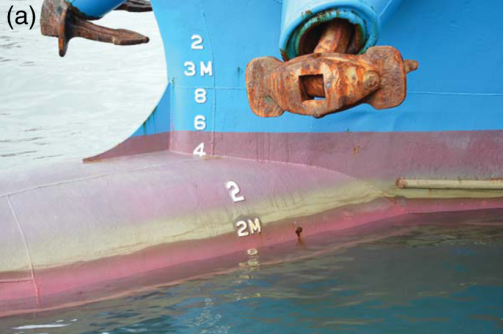
#> input picture DroneProject/data/images/02.png, 503 x 334 px, found by its file name
$ python WaterLineDetectorDemo.py
#> lines starting #> are read from the running program, lines starting #| are printed output that depends on the picture; after the words box and inside, x2 and y2 are one past the last pixel; in counts of white or black regions, pixels touching at a corner belong together
### DroneProject/src/draft_estimation/lib/ImageUtils.py
import cv2
import numpy as np


# [4 lines left out: function overlap_imgs, not called in this run]


def resize_to_full_screen_factor(img):
    h, w = img.shape[:2]
    return min(600 / h, 1400 / w)


def resize_to_full_screen(img):
    factor = resize_to_full_screen_factor(img)
    return cv2.resize(img, (0, 0), fx=factor, fy=factor, interpolation=cv2.INTER_AREA)


def normalize_img_0_1(img):
    return (img - np.min(img)) / np.ptp(img)


def normalize_img_0_255(img):
    return (255*(normalize_img_0_1(img))).astype(np.uint8)


def read(img_path):
#> called with img_path = '..\\DroneProject\\data\\images\\02.png'
    img = cv2.imread(img_path)
#> img is the input picture: shape (334, 503, 3); mean B, G, R 155, 146.2, 135.3
    if img is None:
        print("Invalid path.")
        exit(1)
    return img

### DroneProject/src/draft_estimation/lib/Board.py
import numpy as np
import cv2

from src.draft_estimation.lib.Colors import Color
from src.draft_estimation.lib.ImageUtils import resize_to_full_screen


class Board:
    def __init__(self, img, rows, cols, name=""):
#> called with rows = 2, cols = 2, name = ''
        self.__name = name
        self.rows = rows
        self.cols = cols
        self.h, self.w = img.shape[:2]
#> self.h = 334; self.w = 503
        self.board = np.zeros((rows*(self.h+1)-1, cols*(self.w+1)-1, 3), dtype=np.uint8)

        for y in range(1, rows+1):
            y = y*(self.h+1)-1
            cv2.line(self.board, (0, y), (cols*(self.w+1)-1, y), Color.WHITE.value, thickness=1)
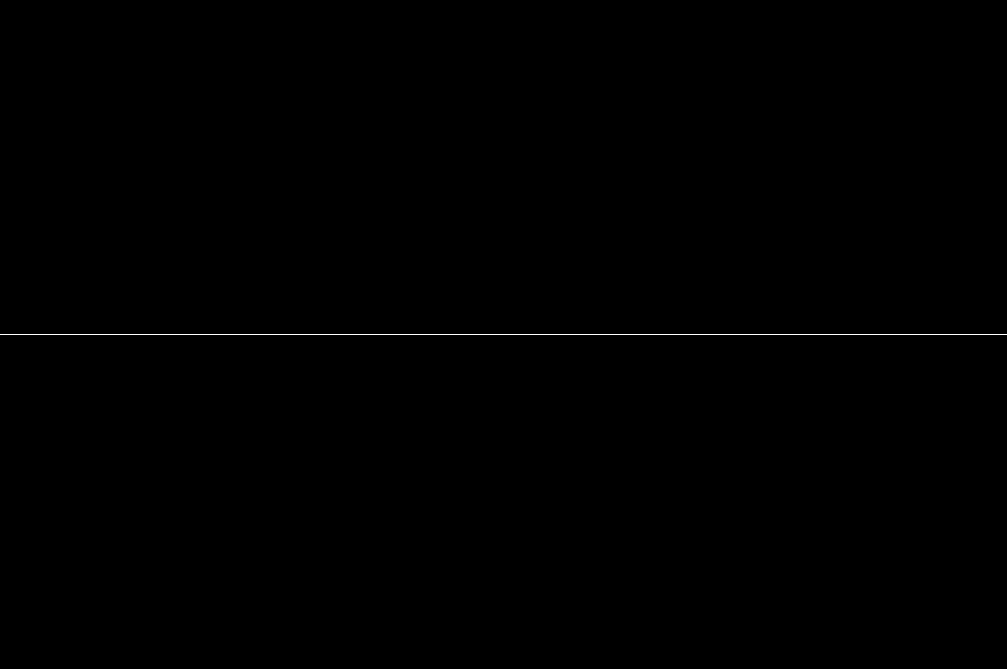
#> self.board: shape (669, 1007, 3); 0.15% white in thin lines or dots, all inside (x1, y1, x2, y2) = (0, 334, 1007, 335)
        for x in range(1, cols+1):
            x = x*(self.w+1)-1
            cv2.line(self.board, (x, 0), (x, rows*(self.h+1)-1), Color.WHITE.value, thickness=1)
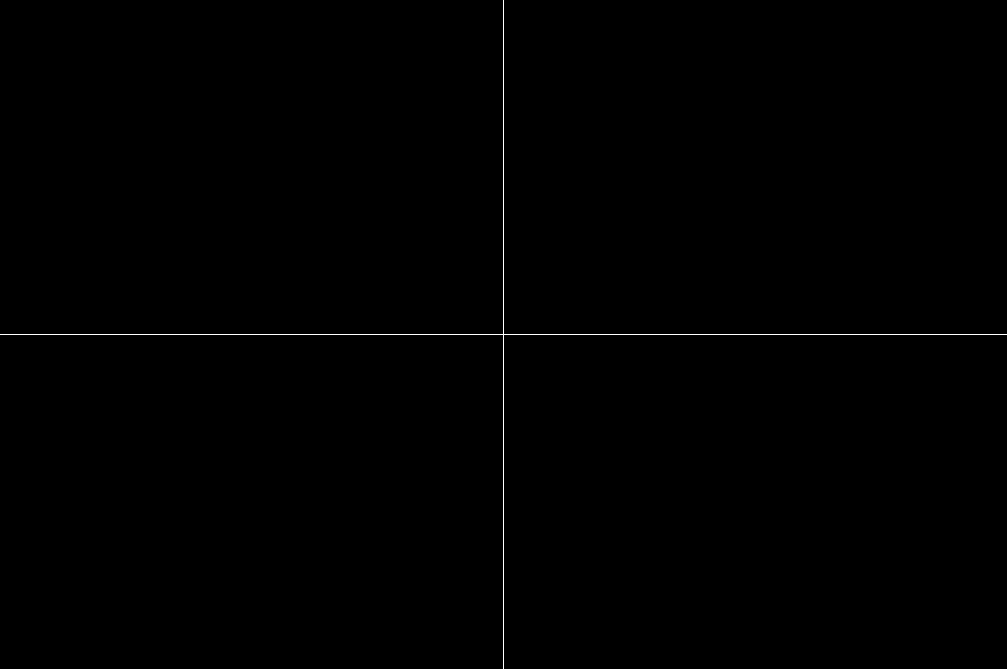
#> self.board: shape (669, 1007, 3); 0.25% white in thin lines or dots

    def move_point(self, pt, row, col):
        x, y = pt
        return col * (self.w + 1) + x, row * (self.h + 1) + y

    # [14 lines left out: function draw_marks, not called in this run]

    def draw_line(self, pt1, pt2, color, thickness, row, col):
        cv2.line(self.board, self.move_point(pt1, row, col), self.move_point(pt2, row, col), color, thickness=1)

    def draw_img(self, img, row, col):
#> called with row = 0, col = 0
        if not (0 <= row <= self.rows) or not (0 <= col <= self.cols):
            raise ValueError

        img = self.check_dims(img)
        x, y = self.move_point((0, 0), row, col)
#> x = 0; y = 0
        self.board[y:y+self.h, x:x+self.w] = img
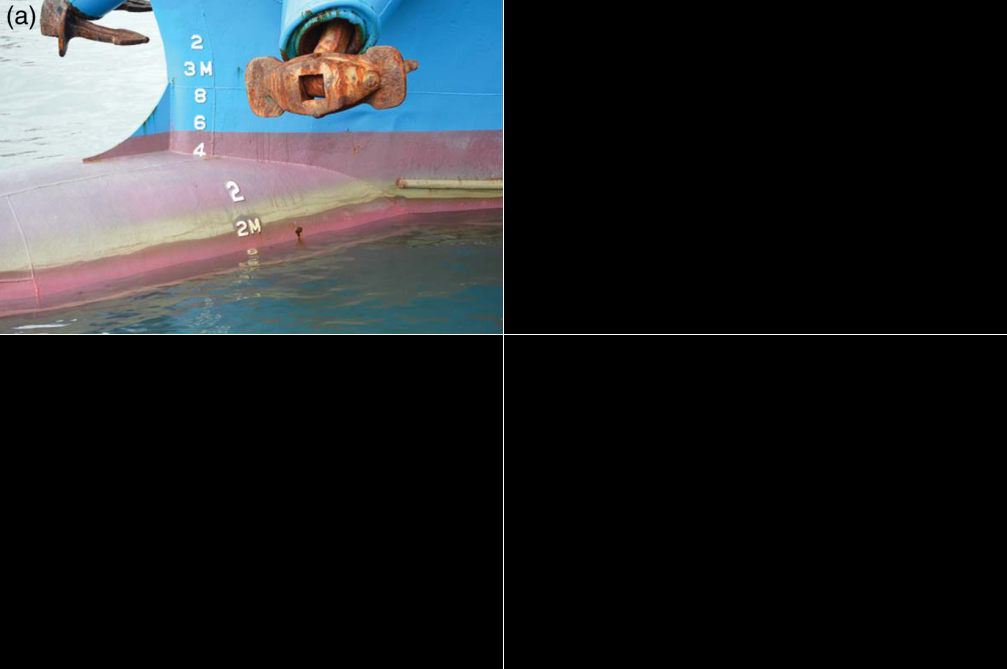
#> self.board: shape (669, 1007, 3); mean of channels 0, 1, 2 39.3, 37.1, 34.4; drawn as B, G, R
        return img

    def check_dims(self, img):
        if len(img.shape) == 3:
            return img
        return cv2.cvtColor(img, cv2.COLOR_GRAY2BGR)

    # [4 lines left out: function show, not called in this run]

    def name(self, name):
        self.__name = name
        cv2.namedWindow(self.__name)

### DroneProject/src/draft_estimation/demo/WaterLineDetectorDemo.py
#############################################################
if __name__ == "__main__":                                 ##
    import os                                              ##
    import sys                                             ##
    sys.path.insert(1, os.path.abspath("..\\DroneProject"))##
#############################################################

import cv2
import numpy as np

from src.draft_estimation.lib.Board import Board
from src.draft_estimation.lib.DraftMarks import DraftMark
from src.draft_estimation.WaterLineDetection import WaterLineDetector
from src.draft_estimation.lib.Colors import Color
from src.draft_estimation.lib.ImageUtils import overlap_imgs, read


def get_rect(img):
    rect = None
    x1, y1 = -1, -1
    drawing = False

    def draw_rect(event, x, y, flags, param):
        nonlocal rect, x1, y1, drawing, img
        if event == cv2.EVENT_LBUTTONDOWN:
            drawing = True
            x1, y1 = x, y
        elif drawing and event == cv2.EVENT_MOUSEMOVE:
            cv2.rectangle(img, (x1, y1), (x, y), Color.GREEN.value, -1)
        elif event == cv2.EVENT_LBUTTONUP:
            drawing = False
            cv2.rectangle(img, (x1, y1), (x, y), Color.GREEN.value, -1)
            rect = x1, y1, x - x1, y - y1

    cv2.namedWindow("Select lowest mark.")
    cv2.setMouseCallback("Select lowest mark.", draw_rect)
    while True:
        cv2.imshow("Select lowest mark.", img)
        if cv2.waitKey(1) != -1:
#> (key Esc is pressed here)
            cv2.destroyAllWindows()
            return rect


def main(img_path):
    img = read(img_path)
    board = Board(img, 2, 2)
    board.draw_img(img, 0, 0)

#> (the run stopped early here; a loop or call above may not have finished)

$ run again, with DroneProject/data/images/01.png copied over DroneProject/data/images/02.png
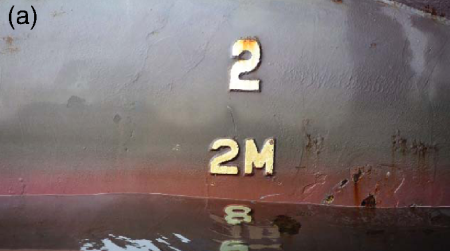
#> input picture DroneProject/data/images/01.png, 450 x 251 px, found by its file name
#> in read, img is the input picture: shape (251, 450, 3); mean B, G, R 109.9, 110.4, 121.2
#> in draw_img, `self.board[y:y+self.h, x:x+self.w] = img`:
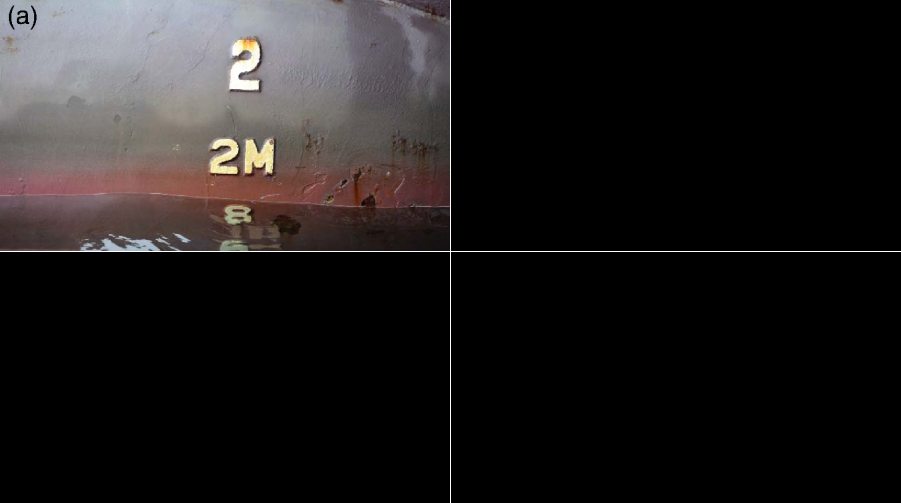
#> self.board: shape (503, 901, 3); mean of channels 0, 1, 2 28.2, 28.3, 31; drawn as B, G, R

$ run again, with DroneProject/data/images/03.png copied over DroneProject/data/images/02.png
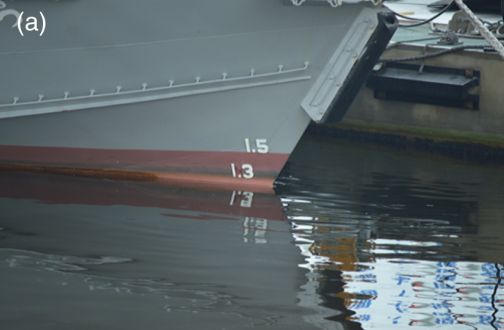
#> input picture DroneProject/data/images/03.png, 504 x 330 px, found by its file name
#> in read, img is the input picture: shape (330, 504, 3); mean B, G, R 101.4, 98.5, 88.7
#> after the loop in __init__, `for y in range(1, rows+1):`:
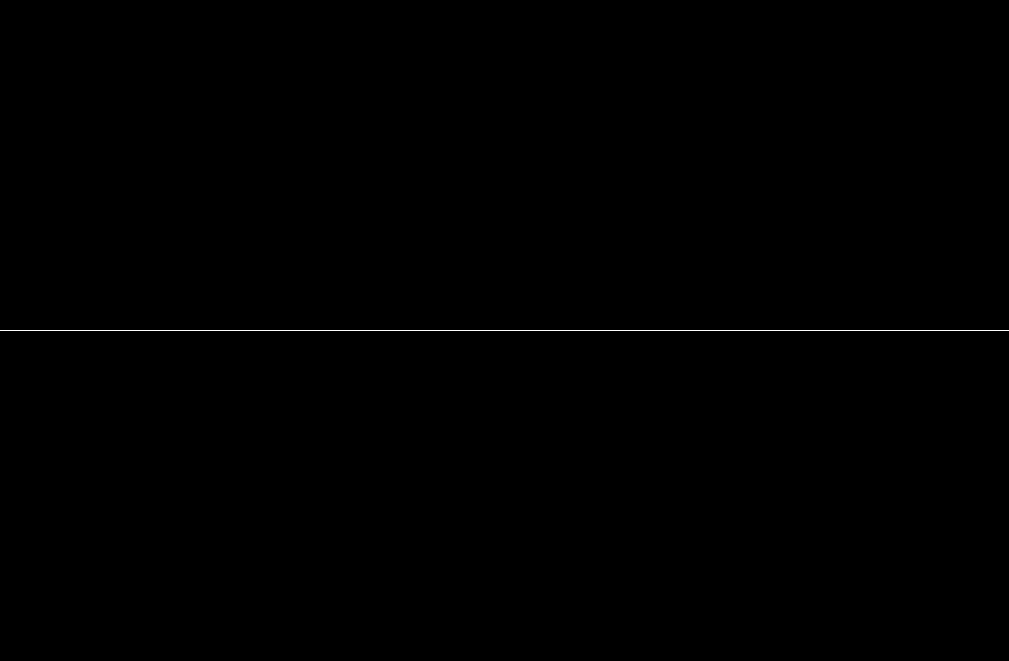
#> self.board: shape (661, 1009, 3); 0.15% white in thin lines or dots, all inside (x1, y1, x2, y2) = (0, 330, 1009, 331)
#> in draw_img, `self.board[y:y+self.h, x:x+self.w] = img`:
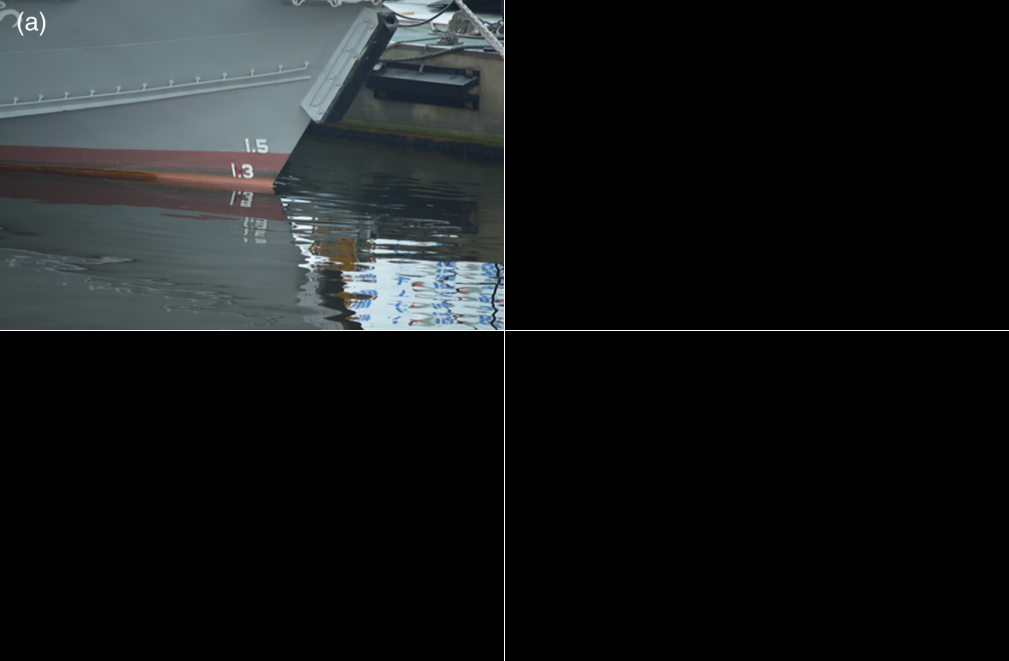
#> self.board: shape (661, 1009, 3); mean of channels 0, 1, 2 25.9, 25.2, 22.7; drawn as B, G, R

$ run again, with DroneProject/data/images/04.png copied over DroneProject/data/images/02.png
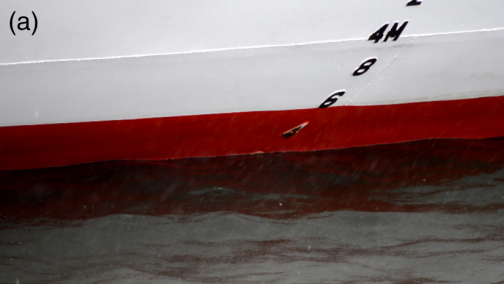
#> input picture DroneProject/data/images/04.png, 504 x 284 px, found by its file name
#> in read, img is the input picture: shape (284, 504, 3); mean B, G, R 102.5, 103.4, 123.3
#> after the loop in __init__, `for x in range(1, cols+1):`:
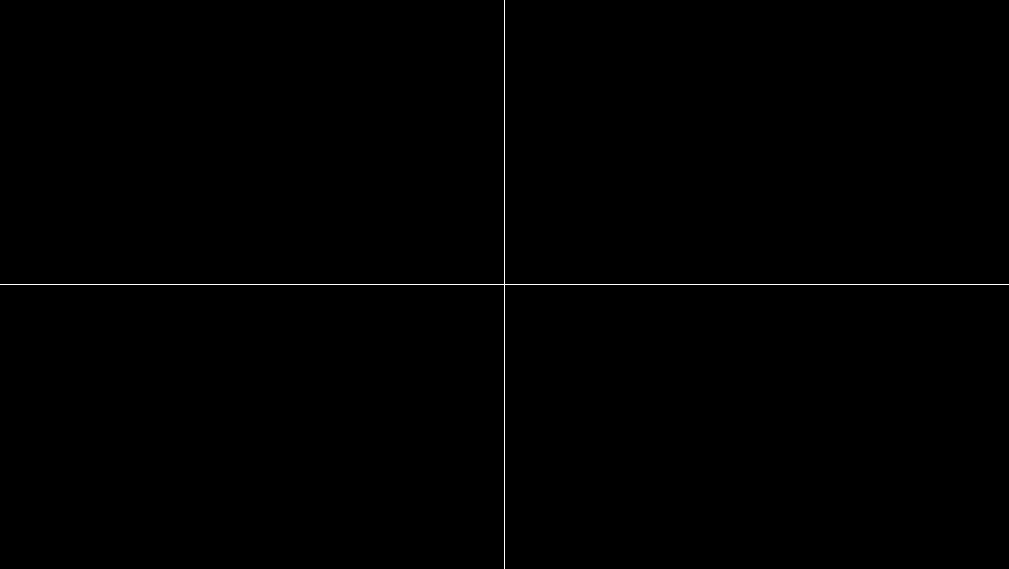
#> self.board: shape (569, 1009, 3); 0.27% white in thin lines or dots
#> in draw_img, `self.board[y:y+self.h, x:x+self.w] = img`:
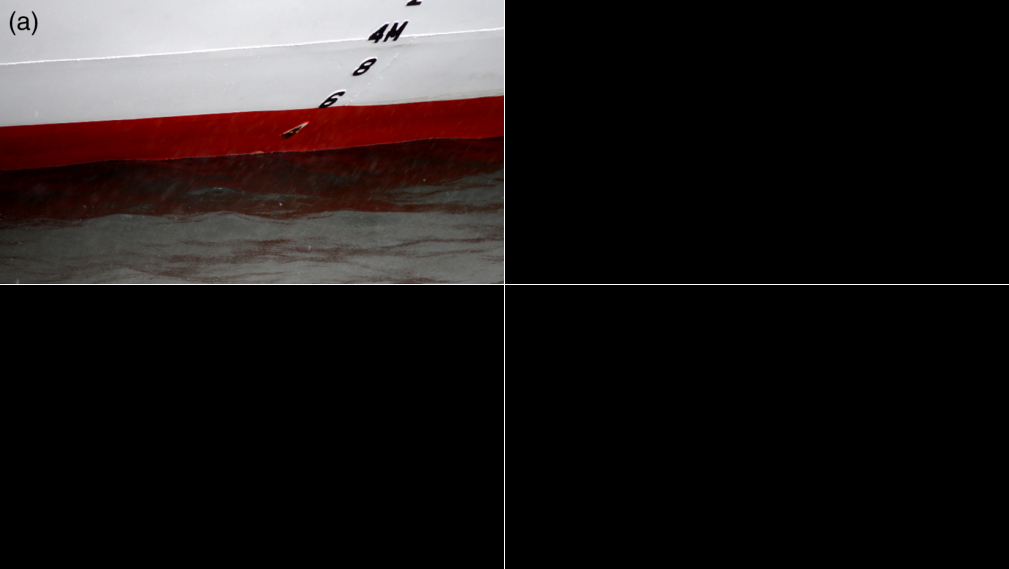
#> self.board: shape (569, 1009, 3); mean of channels 0, 1, 2 26.3, 26.5, 31.4; drawn as B, G, R
